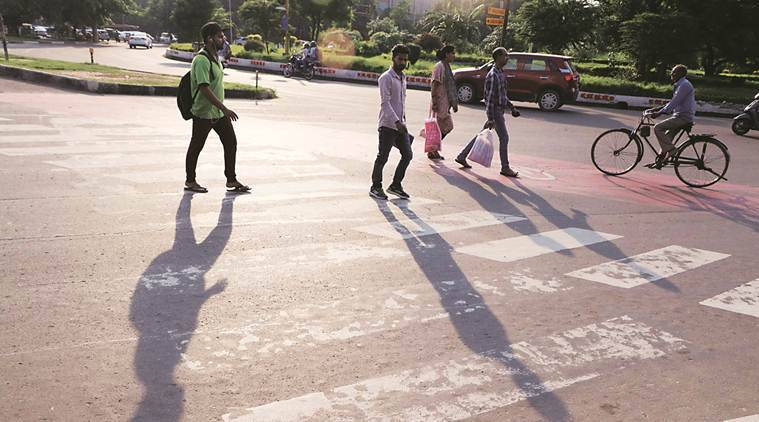
#> input picture inputs/ped2.jpg, 759 x 422 px
$ python Pedestrian.py
#> lines starting #> are read from the running program, lines starting #| are printed output that depends on the picture; after the words box and inside, x2 and y2 are one past the last pixel; in counts of white or black regions, pixels touching at a corner belong together
#> further down, img is the input picture: shape (422, 759, 3); mean B, G, R 143.6, 150.4, 165.5
#> (printed output is left out)

# This file is combination of Detection.py and PassImage1.py

import cv2
import numpy as np
import imutils
from imutils.object_detection import non_max_suppression
#import playsound as playsound

# Histogram Of Oriented Gradients Method
HOGCV = cv2.HOGDescriptor()
HOGCV.setSVMDetector(cv2.HOGDescriptor_getDefaultPeopleDetector())


def detector(frame):
    # Here we are using Sliding Window concept
    rects, weights = HOGCV.detectMultiScale(frame, winStride=(4, 4), padding=(4, 4), scale=1.03)
#> rects = [[684, 53, 69, 138], [492, 71, 68, 136], [485, 31, 86, 171], [364, 32, 106, 211], [163, 6, 116, 232], [148, 62, 141, 282]]; weights = [0.577, 0.365, 0.199, 1.15, 1.56, 0.287]
    rects = np.array([[x, y, x + w, y + h] for (x, y, w, h) in rects])
#> rects = [[684, 53, 753, 191], [492, 71, 560, 207], [485, 31, 571, 202], [364, 32, 470, 243], [163, 6, 279, 238], [148, 62, 289, 344]]
    pick = non_max_suppression(rects, probs=None, overlapThresh=0.65)
#> pick = [[148, 62, 289, 344], [364, 32, 470, 243], [492, 71, 560, 207], [485, 31, 571, 202], [684, 53, 753, 191]]
    c = 1
    for x, y, w, h, in pick:
        cv2.rectangle(frame, (x, y), (w, h), (0, 0, 255), 2)
        cv2.rectangle(frame, (x, y - 20), (w, y), (0, 0, 255), -1)
        cv2.putText(frame, f'P{c}', (x, y), cv2.FONT_HERSHEY_SIMPLEX, 0.6, (255, 255, 255), 2)
        c += 1
#> this loop made 5 passes
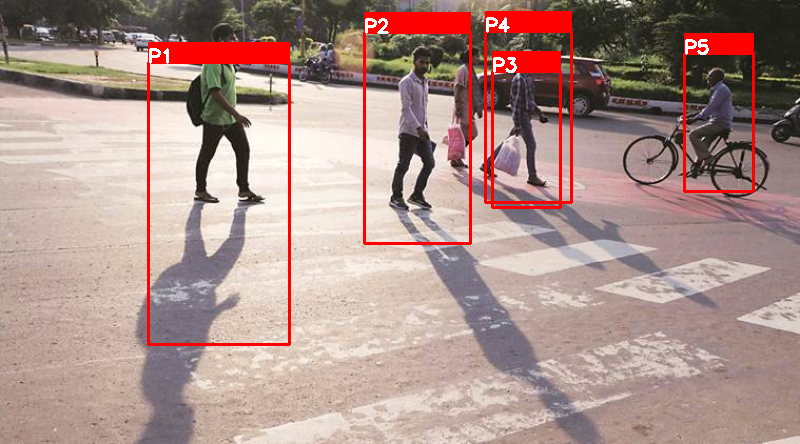
#> frame: shape (444, 800, 3); mean B, G, R 139, 145.3, 171.8
#> after the loop, c = 6

    cv2.putText(frame, f'Total Persons :{c - 1}', (20, 450), cv2.FONT_HERSHEY_DUPLEX, 0.8, (255, 255, 255), 2)
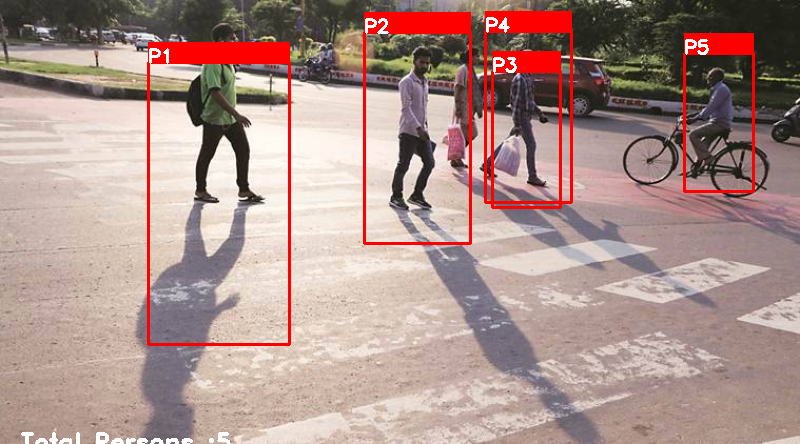
#> frame: shape (444, 800, 3); 0.24% of pixels changed, all inside (x1, y1, x2, y2) = (21, 432, 231, 444)
    cv2.imshow('output', frame)
    return frame


# image detection code

img = cv2.imread('./inputs/ped2.jpg')
assert not isinstance(img,type(None)), 'image not found'
img = imutils.resize(img, width=800)
# img = cv2.resize(img,(1280,780))
print(img)
img = detector(img)


#playsound('beep-08b.mp3')

cv2.waitKey(0)
cv2.destroyAllWindows()

$ run again, with inputs/ped1.jpg copied over inputs/ped2.jpg
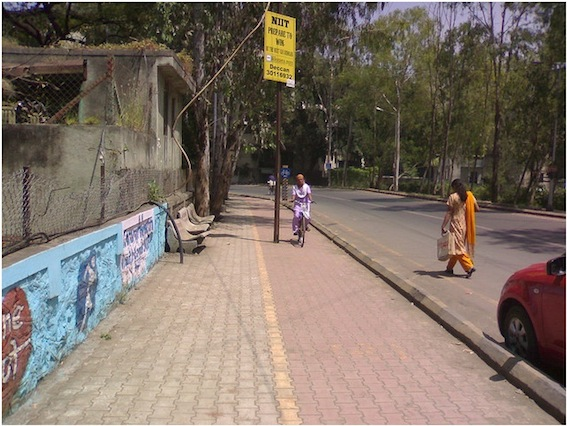
#> input picture inputs/ped1.jpg, 567 x 426 px
#> img is the input picture: shape (426, 567, 3); mean B, G, R 101.5, 111.9, 125
#> img: shape (601, 800, 3)
#> (printed output is left out)
#> in detector, `rects, weights = HOGCV.detectMultiScale(frame, winStride=(4, 4), paddi..`: rects = [[387, 222, 72, 144], [602, 226, 96, 191], [338, 100, 144, 288]]; weights = [1.32, 1.63, 0.526]
#> in detector, `rects = np.array([[x, y, x + w, y + h] for (x, y, w, h) in rects])`: rects = [[387, 222, 459, 366], [602, 226, 698, 417], [338, 100, 482, 388]]
#> pick = [[602, 226, 698, 417], [338, 100, 482, 388]]
#> the loop in detector, `for x, y, w, h, in pick:` made 2 passes
#> (x, y, w, h, c) on passes 1 to 2: (602, 226, 698, 417, 2), (338, 100, 482, 388, 3)
#> after the loop in detector, `for x, y, w, h, in pick:`:
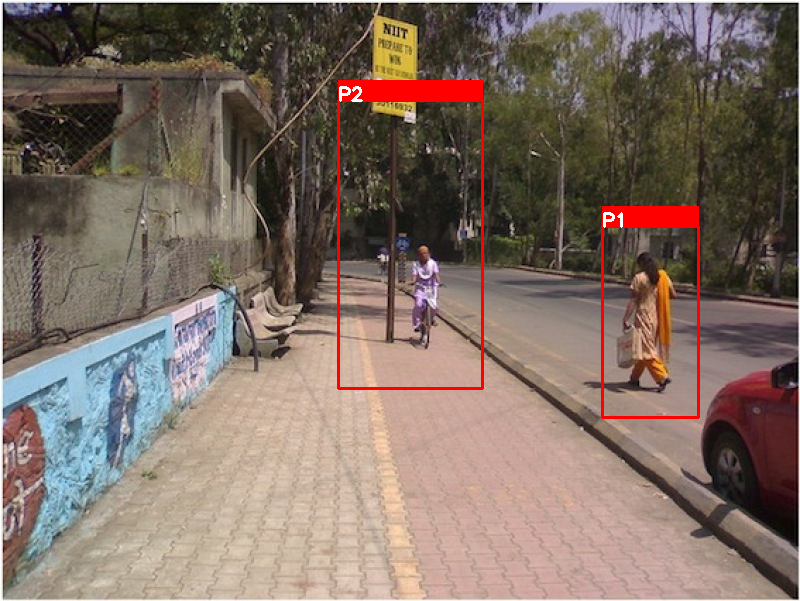
#> frame: shape (601, 800, 3); mean B, G, R 100.3, 110.4, 127.7
#> after the loop in detector, `for x, y, w, h, in pick:`: c = 3
#> in detector, `cv2.putText(frame, f'Total Persons :{c - 1}', (20, 450), cv2.FONT_HERS..`:
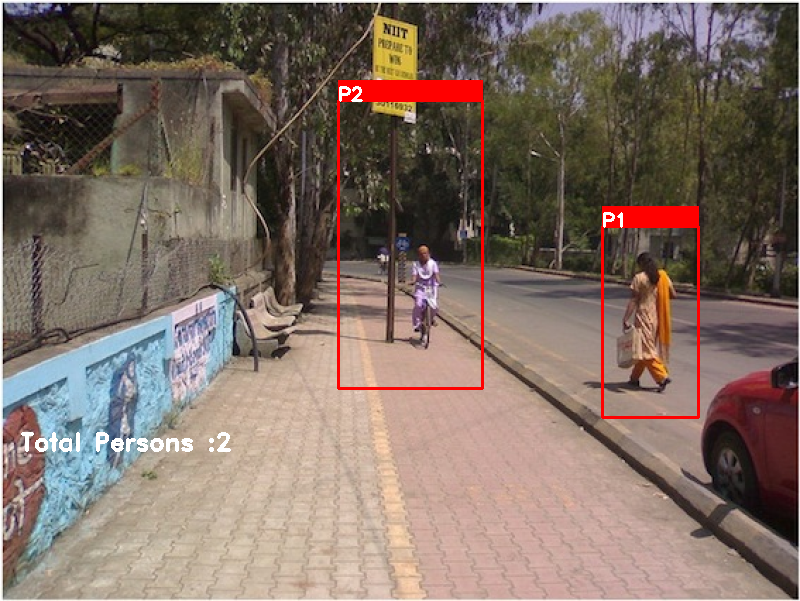
#> frame: shape (601, 800, 3); 0.33% of pixels changed, all inside (x1, y1, x2, y2) = (21, 432, 231, 452)
